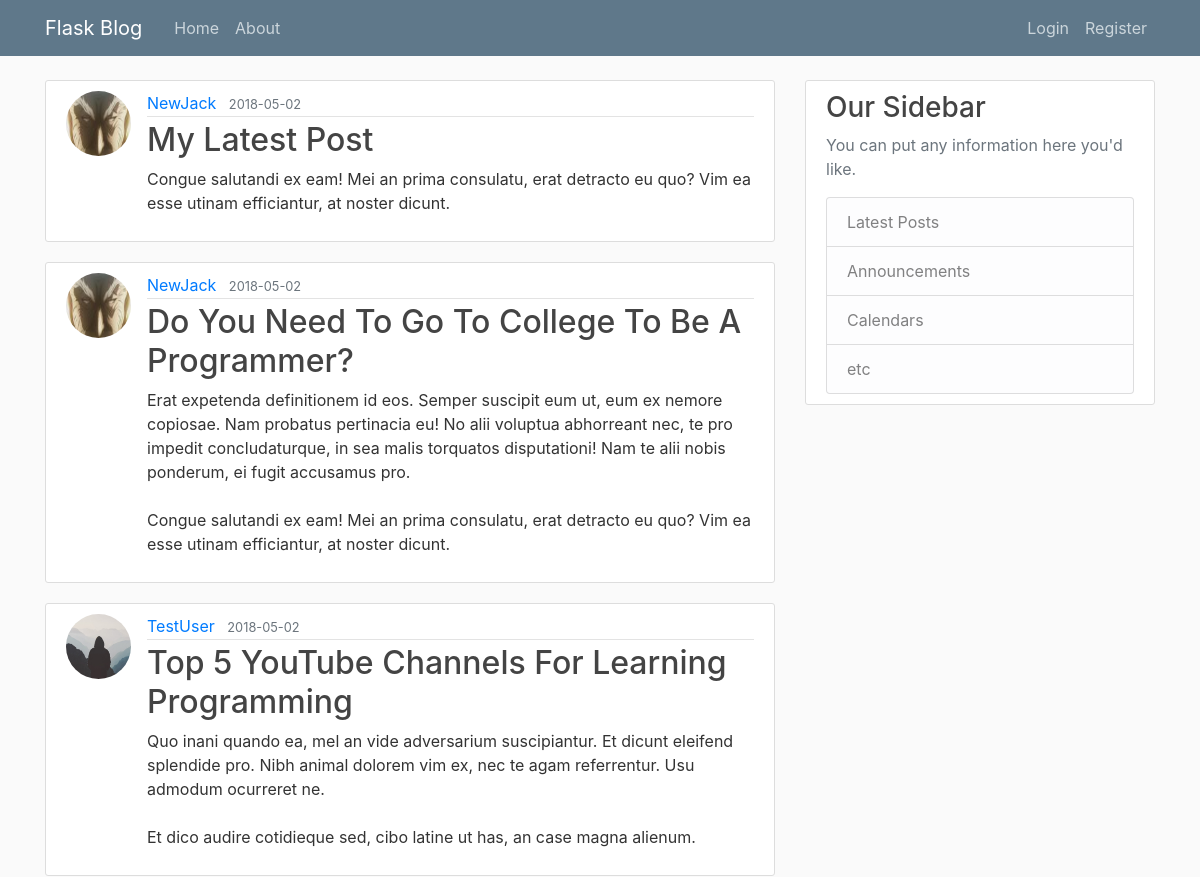
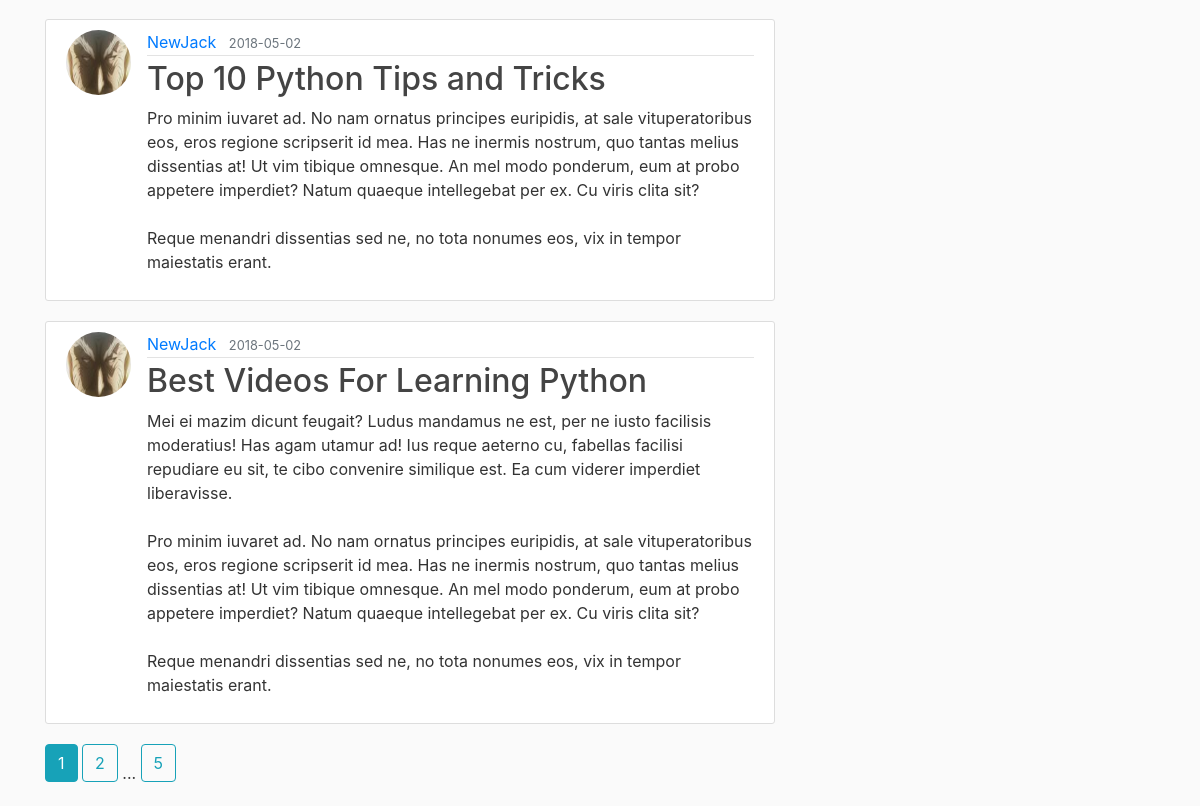
Page /home on the earlier database version (2 pictures, top to bottom).
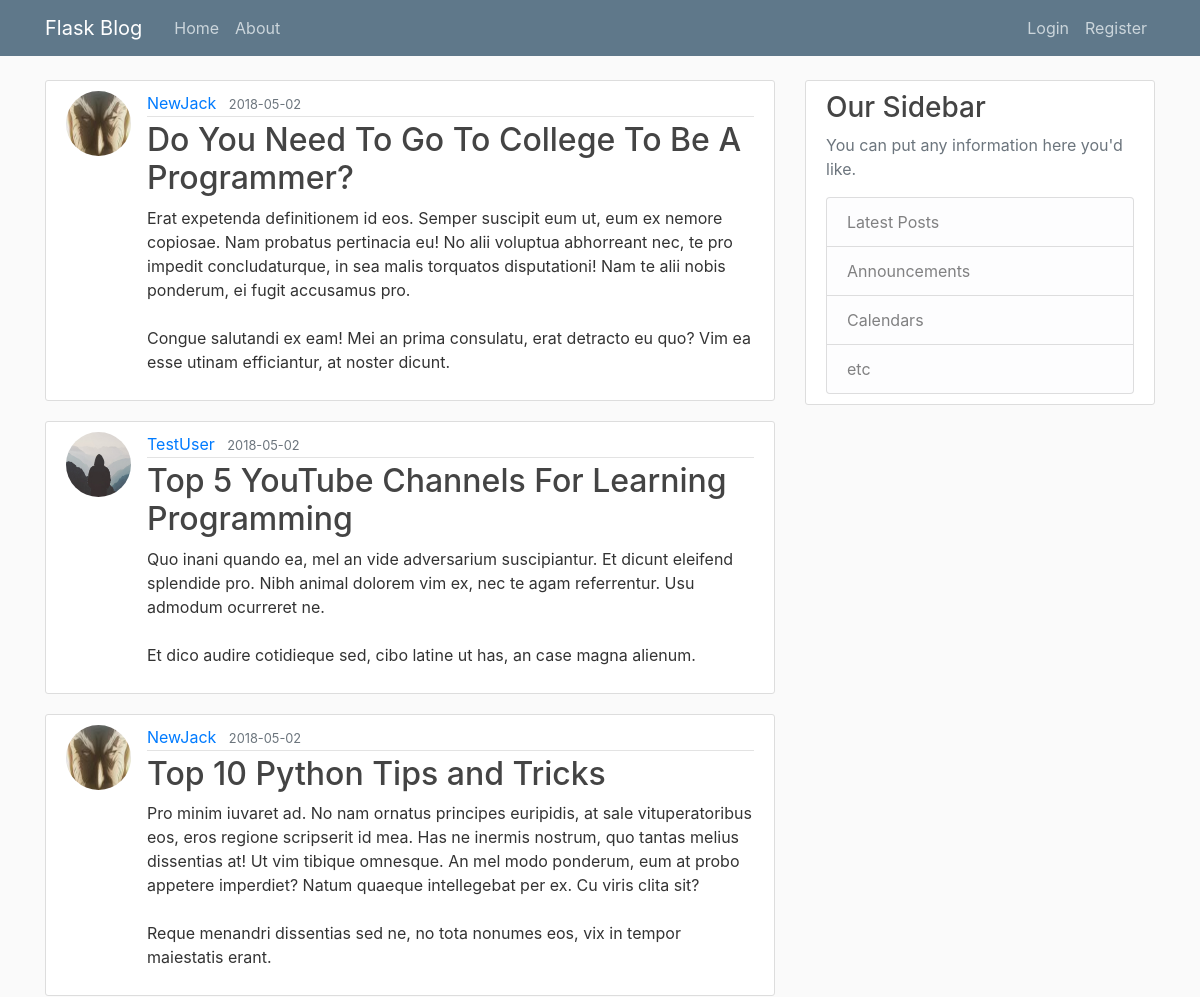
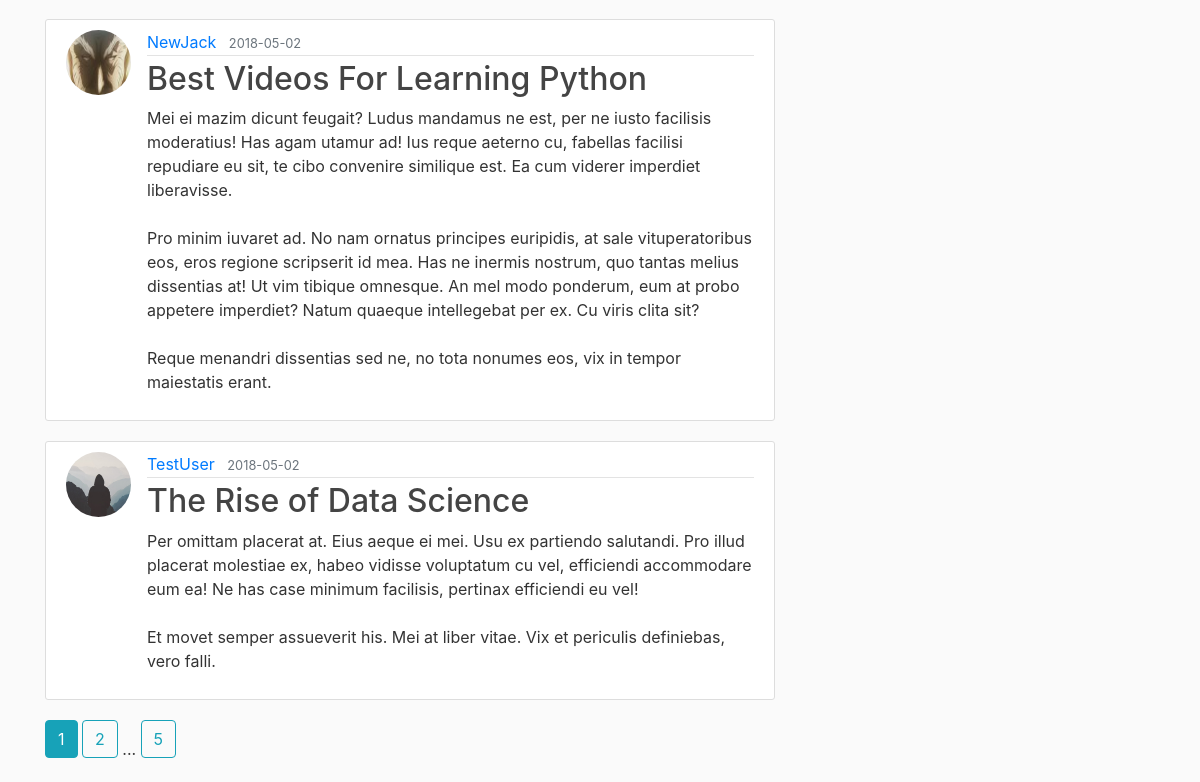
Same page on the later database version (2 pictures, top to bottom).
### flaskblog/models.py (models this page shows, shortened)
class Post(db.Model):
    id = db.Column(db.Integer, primary_key=True)
    title = db.Column(db.String(100), nullable=False)
    date_posted = db.Column(db.DateTime, nullable=False, default=datetime.utcnow)
    content = db.Column(db.Text, nullable=False)
    user_id = db.Column(db.Integer, db.ForeignKey('user.id'), nullable=False)

class User(db.Model, UserMixin):
    id = db.Column(db.Integer, primary_key=True)
    username = db.Column(db.String(20), unique=True, nullable=False)
    email = db.Column(db.String(120), unique=True, nullable=False)
    image_file = db.Column(db.String(20), nullable=False, default='default.jpg')
    password = db.Column(db.String(60), nullable=False)
    posts = db.relationship('Post', backref='author', lazy=True)

### flaskblog/main/routes.py (the view)
@main.route("/")
@main.route("/home")
def home():
    page = request.args.get('page', 1, type=int)
    posts = Post.query.order_by(Post.date_posted.desc()).paginate(page=page, per_page=5)
    return render_template('home.html', posts=posts)

### flaskblog/templates/home.html
{% extends "layout.html" %}
{% block content %}
    {% for post in posts.items %}
    <article class="media content-section">
    <img class="rounded-circle article-img" src="{{ url_for('static', filename='profile_pics/' + post.author.image_file) }}">
    <div class="media-body">
        <div class="article-metadata">
        <a class="mr-2" href="{{ url_for('users.user_posts', username=post.author.username) }}">{{ post.author.username }}</a>
        <small class="text-muted">{{ post.date_posted.strftime('%Y-%m-%d') }}</small>
        </div>
        <h2><a class="article-title" href="{{ url_for('posts.post', post_id=post.id) }}">{{ post.title }}</a></h2>
        <p class="article-content">{{ post.content }}</p>
    </div>
    </article>
    {% endfor %}
    {% for page_num in posts.iter_pages(left_edge=1, right_edge=1, left_current=1, right_current=2) %}
        {% if page_num %}
            {% if posts.page == page_num %}
                <a class="btn btn-info mb-4" href="{{ url_for('main.home', page=page_num) }}">{{ page_num }}</a>
                {% else %}
                <a class="btn btn-outline-info mb-4" href="{{ url_for('main.home', page=page_num) }}">{{ page_num }}</a>
            {% endif %}
        {% else %}
        ...
        {% endif %}
    {% endfor %}
{% endblock content %}

### flaskblog/templates/layout.html (shortened to what this page needs)
<!DOCTYPE html>
<html>
<head>
    <link rel="stylesheet" href="https://maxcdn.bootstrapcdn.com/bootstrap/4.0.0/css/bootstrap.min.css">
    <link rel="stylesheet" type="text/css" href="{{ url_for('static', filename='main.css') }}">
</head>
<body>
    <header class="site-header">
      <nav class="navbar navbar-expand-md navbar-dark bg-steel fixed-top">
        <div class="container">
          <a class="navbar-brand mr-4" href="/">Flask Blog</a>
          <div class="collapse navbar-collapse" id="navbarToggle">
            <div class="navbar-nav mr-auto">
              <a class="nav-item nav-link" href="{{ url_for('main.home') }}">Home</a>
              <a class="nav-item nav-link" href="{{ url_for('main.about') }}">About</a>
            </div>
            <div class="navbar-nav">
              {% if current_user.is_authenticated %}
                <a class="nav-item nav-link" href="{{ url_for('posts.new_post') }}">New Post</a>
                <a class="nav-item nav-link" href="{{ url_for('users.account') }}">Account</a>
                <a class="nav-item nav-link" href="{{ url_for('users.logout') }}">Logout</a>
              {% else %}
                <a class="nav-item nav-link" href="{{ url_for('users.login') }}">Login</a>
                <a class="nav-item nav-link" href="{{ url_for('users.register') }}">Register</a>
              {% endif %}
            </div>
          </div>
        </div>
      </nav>
    </header>
    <main role="main" class="container">
      <div class="row">
        <div class="col-md-8">
          {% block content %}
          {% endblock %}
        </div>
        <div class="col-md-4">
          <div class="content-section">
            <h3>Our Sidebar</h3>
            <p class='text-muted'>You can put any information here you'd like.</p>
              <ul class="list-group">
                <li class="list-group-item list-group-item-light">Latest Posts</li>
                <li class="list-group-item list-group-item-light">Announcements</li>
                <li class="list-group-item list-group-item-light">Calendars</li>
                <li class="list-group-item list-group-item-light">etc</li>
              </ul>
          </div>
        </div>
      </div>
    </main>
</body>
</html>

### flaskblog/static/main.css (style rules this page uses)
body { background: #fafafa; color: #333333; margin-top: 5rem; }
h1, h2, h3, h4, h5, h6 { color: #444444; }
.bg-steel { background-color: #5f788a; }
.site-header .navbar-nav .nav-link { color: #cbd5db; }
.content-section { background: #ffffff; padding: 10px 20px; border: 1px solid #dddddd; border-radius: 3px; margin-bottom: 20px; }
.article-title { color: #444444; }
.article-content { white-space: pre-line; }
.article-img { height: 65px; width: 65px; margin-right: 16px; }
.article-metadata { padding-bottom: 1px; margin-bottom: 4px; border-bottom: 1px solid #e3e3e3 }

Differences in the rows shown:
removed Post: image_file (picture), author.username "NewJack", date_posted "2018-05-02", title "My Latest Post", content "Congue salutandi ex eam! Mei an prima consulatu, erat detracto eu quo? Vim ea esse utinam efficiantur, at noster dicunt."
now on this page (row unchanged): Post: image_file (placeholder picture), author.username "TestUser", date_posted "2018-05-02", title "The Rise of Data Science", content "Per omittam placerat at. Eius aeque ei mei. Usu ex partiendo salutandi. Pro illud placerat molestiae ex, habeo vidisse voluptatum cu vel, efficiendi accommodare eum ea! Ne has case minimum facilisis, pertinax efficiendi eu vel! Et movet semper assueverit his. Mei at liber vitae. Vix et periculis definiebas, vero falli."
